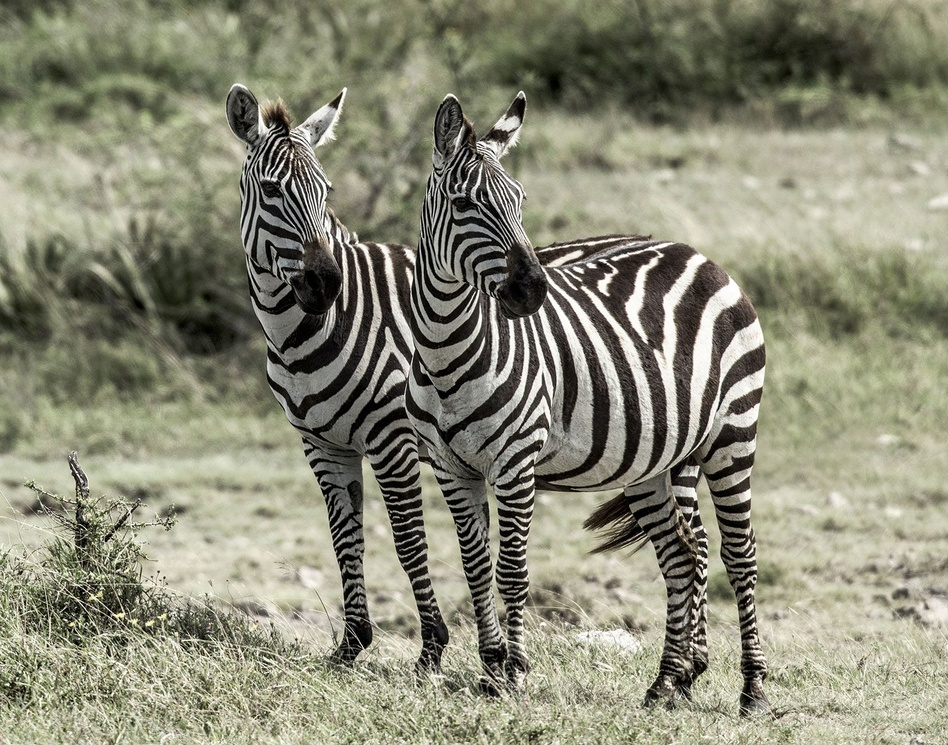
#> input picture images/zebra/00000007.jpg, 948 x 745 px, shrunk from 1600 x 1257 before the run; its folder holds only this picture in this run
$ jupyter execute --allow-errors Classify_Zebra_Images.ipynb   (shell and % lines are left out)
#> lines starting #> are read from the running program, lines starting #| are printed output that depends on the picture
# Welcome to the image classification notebook

This notebook will cover the following areas:
 - visualize images in python
 - perform feature reduction on the images using **Gabor filter**
 - divide the data into training and testing splits
 - build a simple **support vector machines** (SVMs) classifier
 - perform hyper-parameter tuning

---

First we import some libraries:

[cell 1]
# ___Cell no. 1___

import matplotlib.pyplot as plt
import numpy as np
import glob

#imports for the Gabor filter (used for feature )
from scipy import ndimage as ndi
from skimage.filters import gabor_kernel
from scipy.stats import kurtosis, skew
#
from sklearn.model_selection import train_test_split
from sklearn import datasets,  metrics
from sklearn.svm import SVC

---

#### Gabor features

[cell 2]
# ___Cell no. 2___

# first we will define a function that will use Gabor filters to reduce the images to a constant set of features
#define Gabor features
def compute_feats(image, kernels):
    feats = np.zeros((len(kernels), 2), dtype=np.double)
    for k, kernel in enumerate(kernels):
        filtered = ndi.convolve(image, kernel, mode='wrap')
        #feats[k, 0] = filtered.mean()
        #feats[k, 1] = filtered.var()
        feats[k, 0] = kurtosis(np.reshape(filtered,-1))
        feats[k, 1] = skew(np.reshape(filtered,-1))
    return feats

[cell 3]
# ___Cell no. 3___

# prepare Gabor filter bank kernels
kernels = []
for sigma in (1,4):
    theta = np.pi
    for frequency in (0.05, 0.25):
        print('theta = {}, sigma = {} frequency = {}'.format(theta, sigma, frequency) )
        kernel = np.real(gabor_kernel(frequency,theta=theta,sigma_x=sigma, sigma_y=sigma))
        kernels.append(kernel)

np.array(kernels, dtype=object).shape

#### Load Images

[cell 4]
# ___Cell no. 4___

#load zebra into an array
zebrafolder = '/users/hussein/source/zebra_imageClassification/images/zebra/'
zebra_images = glob.glob('{}*.jpg'.format(zebrafolder)) # (array1) just collect all images that ends with 'jpg'

#load non zebra images (others) into an array
otherfolder = '/users/hussein/source/zebra_imageClassification/images/others/'
other_images = glob.glob('{}*.jpg'.format(otherfolder)) #(array2)

[cell 5]
# ___Cell no. 5___

print((zebra_images[0])) # showing the first element in the array

the first images is number 376, which shows that the data is not sorted. sorting data in some other cases like time series can be essintial, bit not in this tutorial.

---

**Exercise 1:** try to sort the above arrays (array 1,2) using the sort function.
<br>
##### **hint: use google**
---

[cell 6]
#---- code here -----

<br>

**Exercise 2:** try to visualise the first 10 images
<br>
##### **hint: use google**

[cell 7]
#---- code here -----

---

#### Building a Machine learning model

Before staring the ML part, there is some preprocessing that needs to be done. The main issue with this dataset is that all the images are of random sizes. To use this as a train/test dataset, we can do two things:

1. Use Convolutional Neural Networks
2. Use an image feature reduction technique.

Here we're going to use Method 2. The image reduction technique we will use is Gabor Filters to reduce the images to 8 features.

[cell 8]
# ___Cell no. 6___

zebra_feats = np.zeros((len(zebra_images),9))
for i, image in enumerate(zebra_images):
    im = plt.imread(image,format='jpeg')
#> im is the input picture: shape (745, 948, 3); mean R, G, B 138, 137.8, 118.3
    if len(im.shape) > 2:
        imean = im.mean(axis=2) # converting 3D (RBG) images to 1D (greyscale)
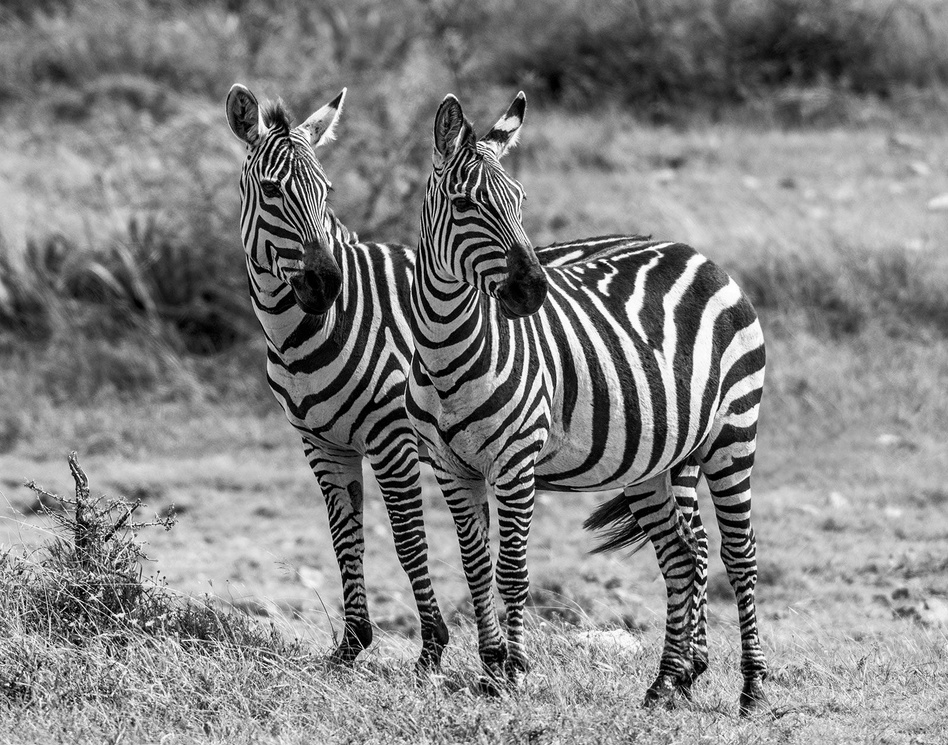
#> imean: shape (745, 948) float64; min 0, max 255, mean 131.4
    else:
        imean = im
    imfeats = compute_feats(imean,kernels).reshape(-1) # computing the Gabor features
#> the loop in compute_feats, `for k, kernel in enumerate(kernels):` made 4 passes
#> pass 2, in compute_feats, `filtered = ndi.convolve(image, kernel, mode='wrap')`:
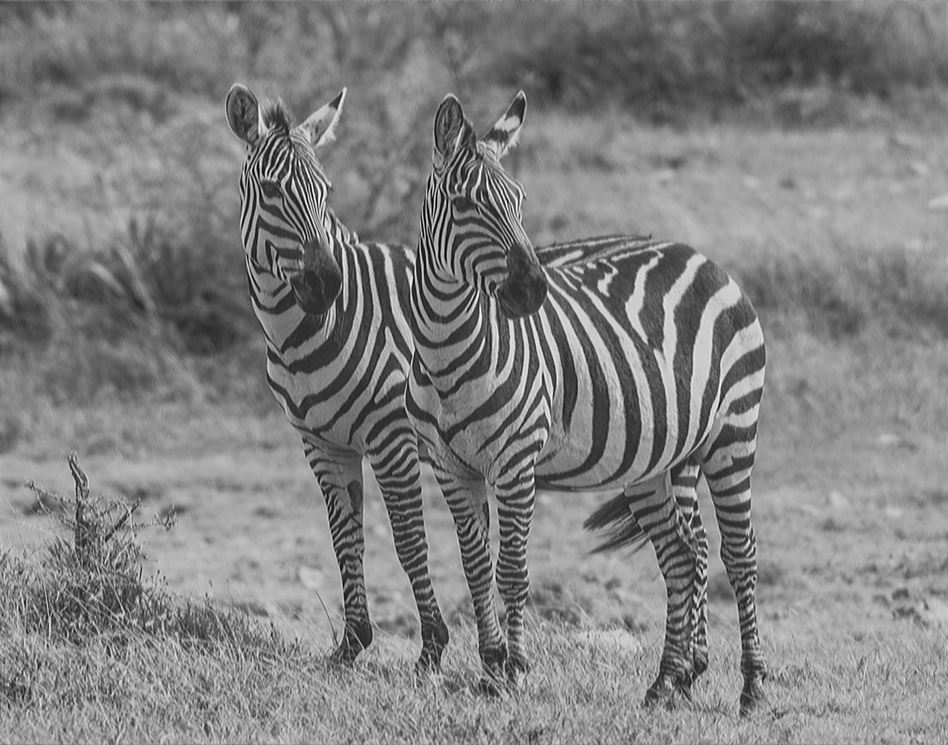
#> filtered: shape (745, 948) float64; min -20.96, max 95.67, mean 38.2; drawn with min black and max white
#> pass 3, in compute_feats, `filtered = ndi.convolve(image, kernel, mode='wrap')`:
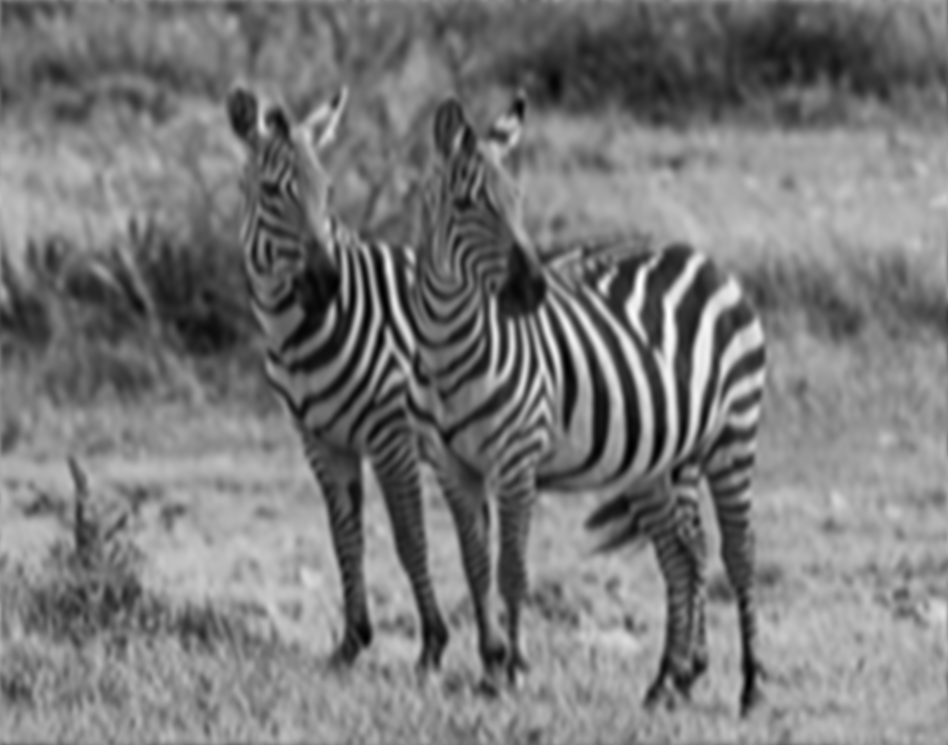
#> filtered: shape (745, 948) float64; min -4, max 128.9, mean 59.6; drawn with min black and max white
#> after the loop in compute_feats, `for k, kernel in enumerate(kernels):`:
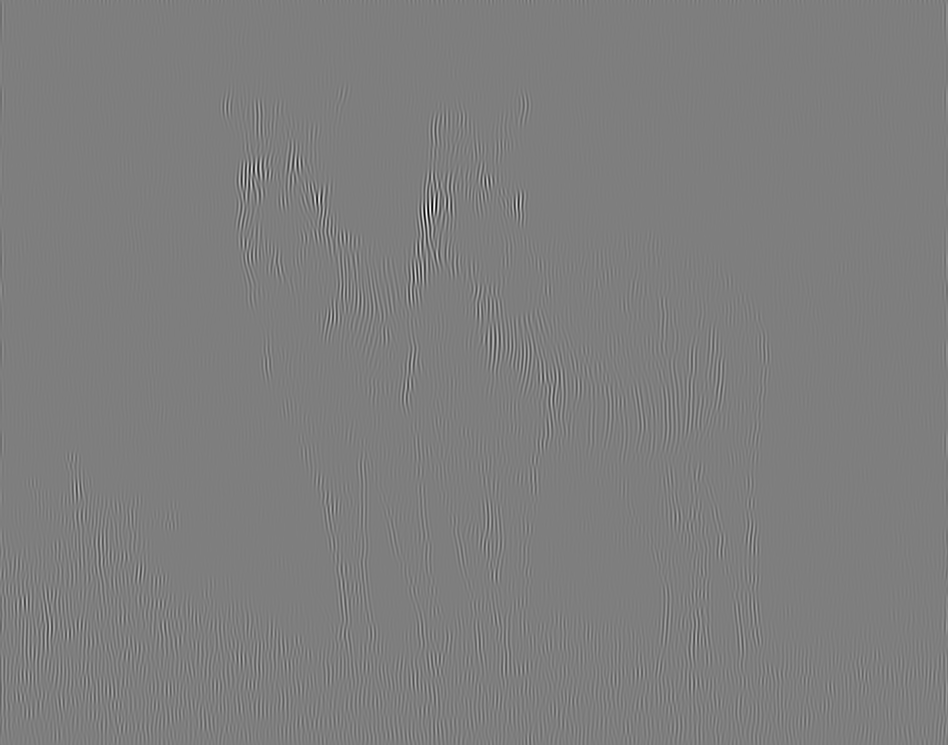
#> filtered: shape (745, 948) float64; min -31.25, max 31.85, mean 0; drawn with min black and max white
#> after the loop in compute_feats, `for k, kernel in enumerate(kernels):`: feats = [[-0.689, -0.391], [-0.53, -0.35], [-0.659, -0.344], [22.94, -0.00608]]
#> imfeats = [-0.689, -0.391, -0.53, -0.35, -0.659, -0.344, 22.94, -0.00608]
    zebra_feats[i,:-1] = imfeats  # adding the reduced features
    zebra_feats[i,-1] = 1  # adding the class label 1 for zebra and 0 for other images

$ run again, on images/zebra/00000033.jpg
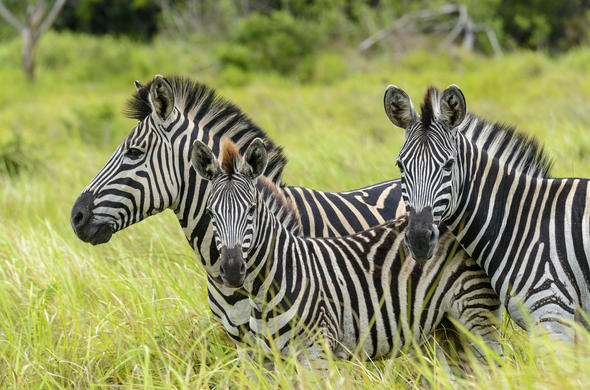
#> input picture images/zebra/00000033.jpg, 590 x 390 px
#> im is the input picture: shape (390, 590, 3); mean R, G, B 140.9, 144.8, 93
#> `imean = im.mean(axis=2)`:
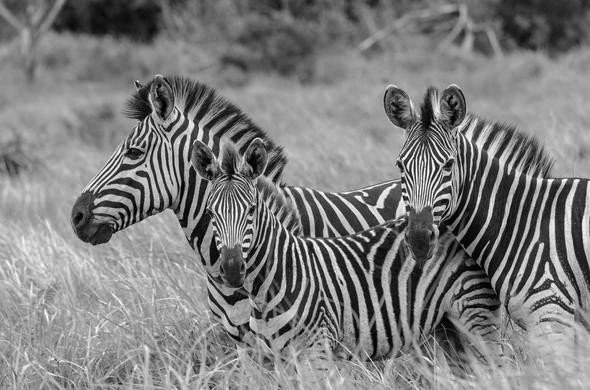
#> imean: shape (390, 590) float64; min 0, max 255, mean 126.2
#> after the loop in compute_feats, `for k, kernel in enumerate(kernels):`:
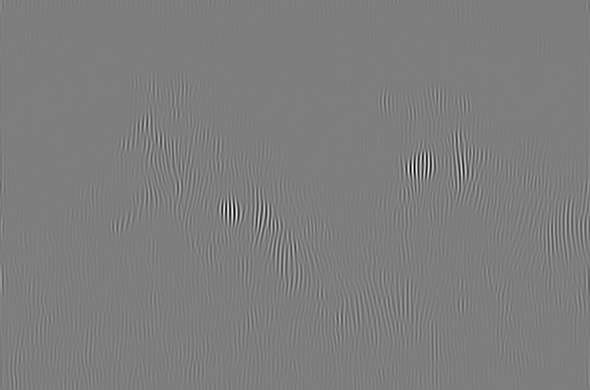
#> filtered: shape (390, 590) float64; min -36.35, max 37.24, mean 0; drawn with min black and max white
#> after the loop in compute_feats, `for k, kernel in enumerate(kernels):`: feats = [[-0.598, -0.593], [-0.394, -0.456], [-0.216, -0.638], [40.53, -0.00292]]
#> imfeats = [-0.598, -0.593, -0.394, -0.456, -0.216, -0.638, 40.53, -0.00292]

$ run again, on images/zebra/00000042.jpg
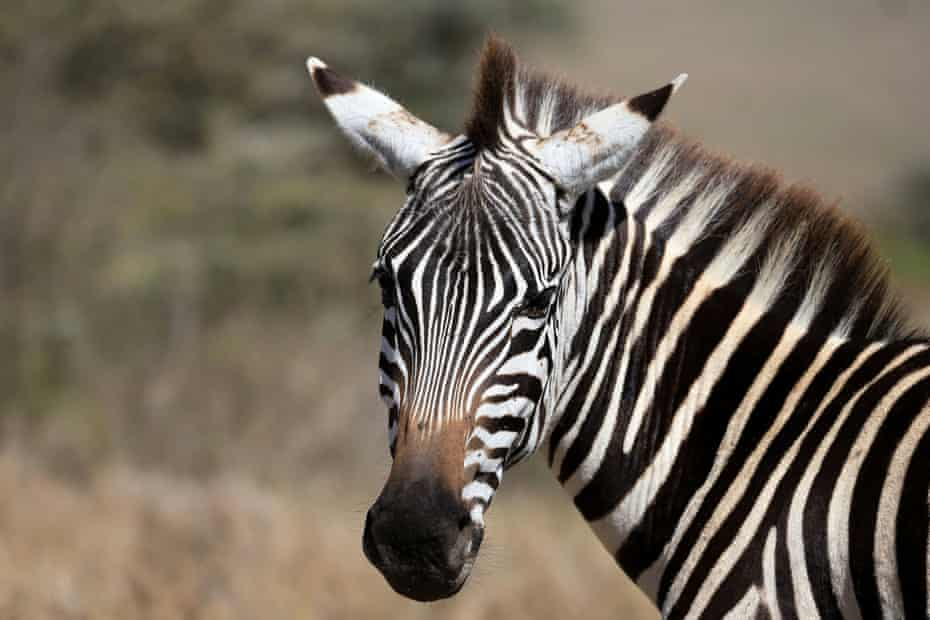
#> input picture images/zebra/00000042.jpg, 930 x 620 px
#> im is the input picture: shape (620, 930, 3); mean R, G, B 114.7, 104.3, 90.8
#> `imean = im.mean(axis=2)`:
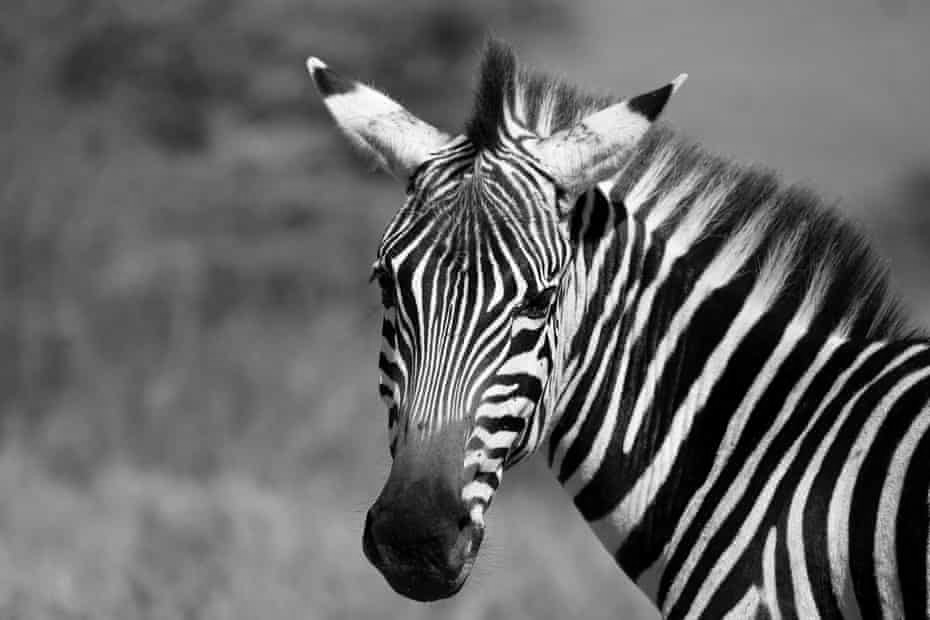
#> imean: shape (620, 930) float64; min 0, max 255, mean 103.3
#> the loop in compute_feats, `for k, kernel in enumerate(kernels):` made 4 passes
#> pass 3, in compute_feats, `filtered = ndi.convolve(image, kernel, mode='wrap')`:
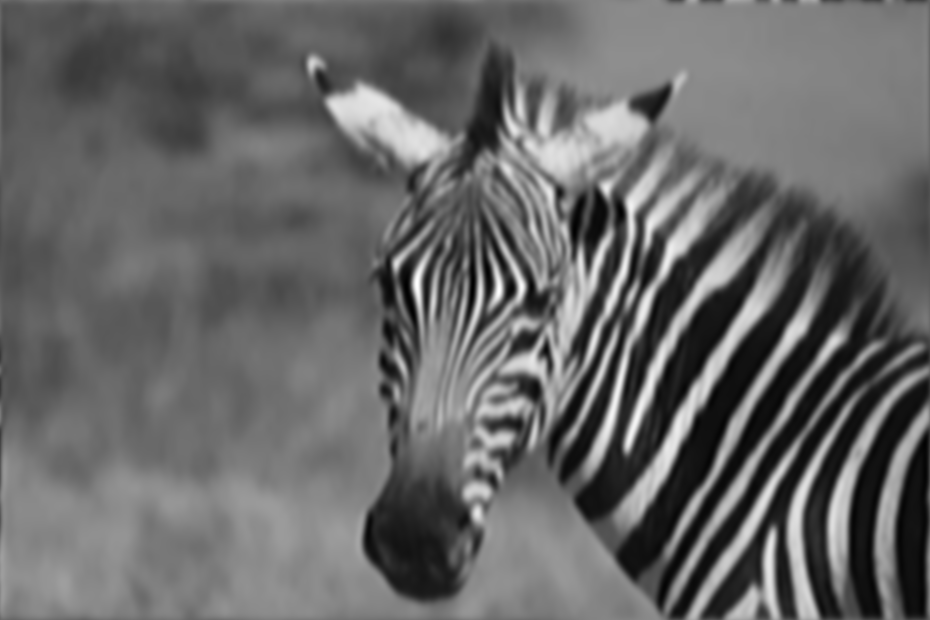
#> filtered: shape (620, 930) float64; min -8.28, max 126.7, mean 46.9; drawn with min black and max white
#> after the loop in compute_feats, `for k, kernel in enumerate(kernels):`: feats = [[-0.113, 0.0777], [0.0707, 0.201], [0.0701, -0.02], [75.62, 0.0182]]
#> imfeats = [-0.113, 0.0777, 0.0707, 0.201, 0.0701, -0.02, 75.62, 0.0182]

$ run again, on images/zebra/00000051.jpg
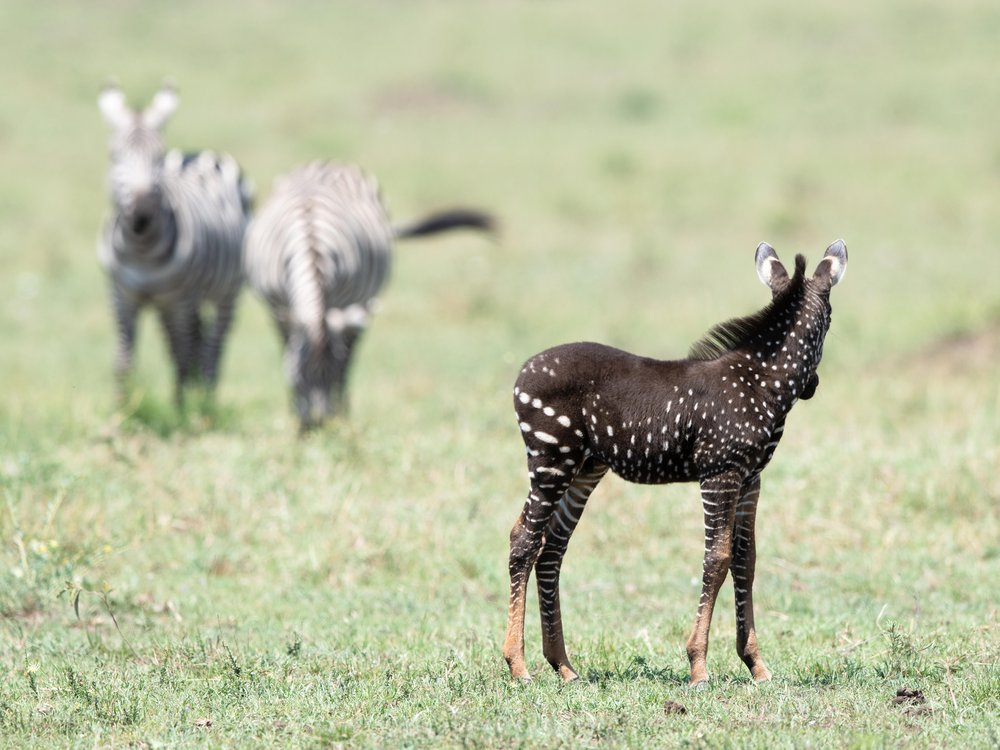
#> input picture images/zebra/00000051.jpg, 1000 x 750 px
#> im is the input picture: shape (750, 1000, 3); mean R, G, B 185.5, 190.4, 159.1
#> `imean = im.mean(axis=2)`:
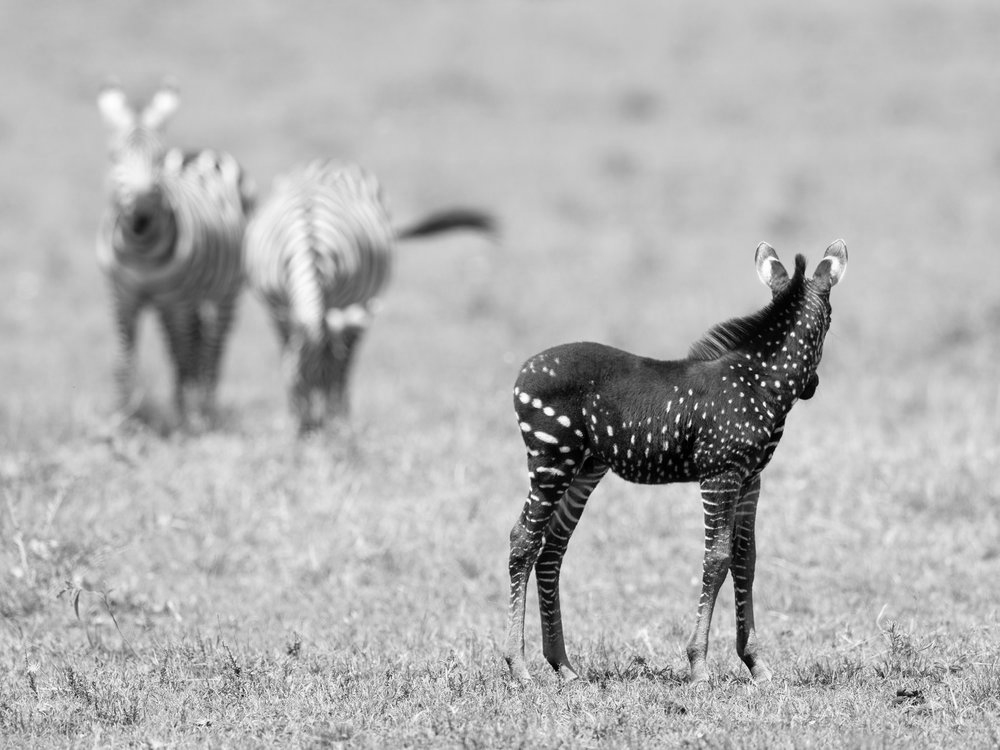
#> imean: shape (750, 1000) float64; min 0, max 254.7, mean 178.3
#> the loop in compute_feats, `for k, kernel in enumerate(kernels):` made 4 passes
#> pass 3, in compute_feats, `filtered = ndi.convolve(image, kernel, mode='wrap')`:
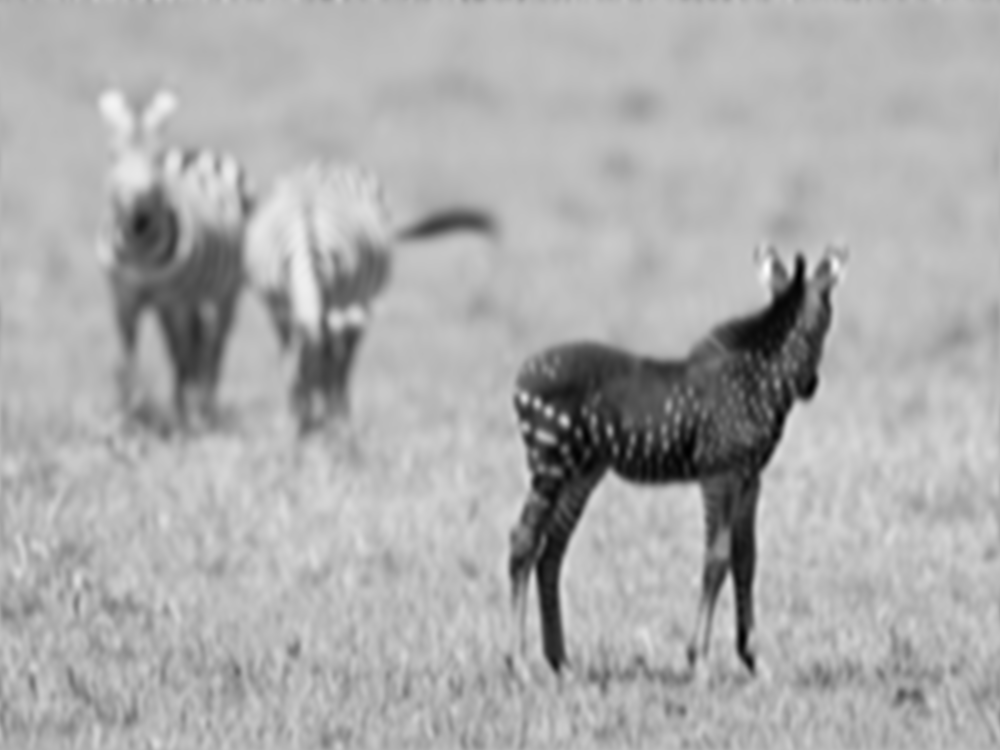
#> filtered: shape (750, 1000) float64; min -1.98, max 120.9, mean 80.9; drawn with min black and max white
#> after the loop in compute_feats, `for k, kernel in enumerate(kernels):`: feats = [[4.75, -2.27], [4.45, -2.19], [4.81, -2.29], [15.56, -0.0363]]
#> imfeats = [4.75, -2.27, 4.45, -2.19, 4.81, -2.29, 15.56, -0.0363]
